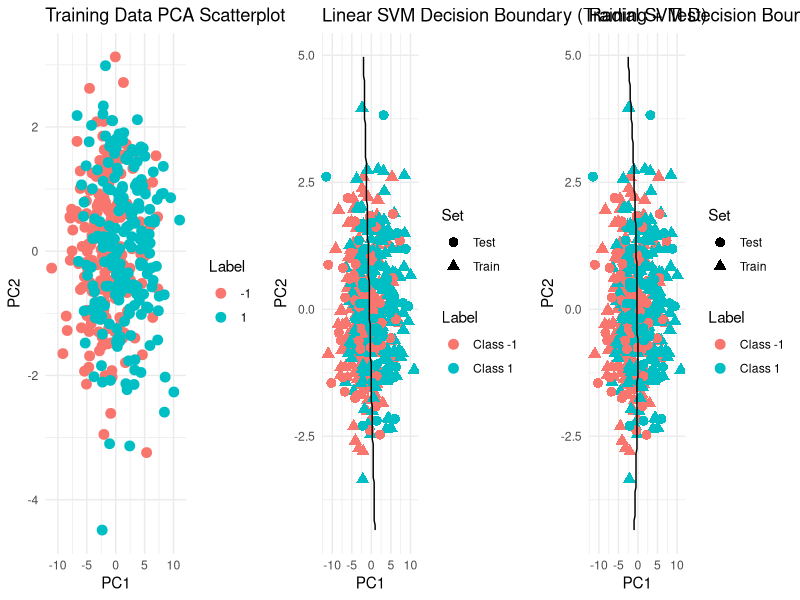

This figure's R source:
set.seed(10111)


library(MASS)
library(e1071)

n_train <- 400    # training observations
n_test  <- 100     # test observations
p <- 50           # number of predictors

rho <- 0.3        # correlation among predictors
shift <- 0.4      # class separation shift
noise_sd <- 0.5
# Covariance matrix for correlated predictors
Sigma <- matrix(rho, p, p)
diag(Sigma) <- 1

# Generate TRAINING SET

x_train <- mvrnorm(n = n_train, mu = rep(0, p), Sigma = Sigma)
y_train <- rep(c(-1, 1), each = n_train/2)

x_train[y_train == 1, ] <- x_train[y_train == 1, ] + shift
x_train <- x_train + matrix(rnorm(n_train * p, sd = noise_sd), n_train, p)

colnames(x_train) <- paste0("X", 1:p)
train_dat <- data.frame(x_train, y = as.factor(y_train))

#TEST SET

x_test <- mvrnorm(n = n_test, mu = rep(0, p), Sigma = Sigma)
y_test <- rep(c(-1, 1), each = n_test/2)

x_test[y_test == 1, ] <- x_test[y_test == 1, ] + shift
x_test <- x_test + matrix(rnorm(n_test * p, sd = noise_sd), n_test, p)

colnames(x_test) <- paste0("X", 1:p)
test_dat <- data.frame(x_test, y = as.factor(y_test))


# Fit SVM models on TRAINING data

svm_linear <- svm(y ~ ., data = train_dat, kernel = "linear", cost = 1, scale = FALSE)
svm_radial <- svm(y ~ ., data = train_dat, kernel = "radial", cost = 100, scale = FALSE)

# Confusion Matrix function

confusion2x2 <- function(pred, actual, positive = "1") {
  pred   <- as.character(pred)
  actual <- as.character(actual)
  
  TP <- sum(pred == positive & actual == positive)
  TN <- sum(pred != positive & actual != positive)
  FP <- sum(pred == positive & actual != positive)
  FN <- sum(pred != positive & actual == positive)
  
  matrix(c(TP, FN,
           FP, TN),
         nrow = 2, byrow = TRUE,
         dimnames = list(
           Predicted = c("Positive", "Negative"),
           Actual    = c("Positive", "Negative")
         ))
}


# Confusion Matrices: TRAINING DATA

pred_linear_train <- predict(svm_linear, train_dat)
pred_radial_train <- predict(svm_radial, train_dat)

confusion_linear_train <- confusion2x2(pred_linear_train, train_dat$y)
confusion_radial_train <- confusion2x2(pred_radial_train, train_dat$y)

confusion_linear_train
confusion_radial_train


# Confusion Matrices: TEST DATA

pred_linear_test <- predict(svm_linear, test_dat)
pred_radial_test <- predict(svm_radial, test_dat)

confusion_linear_test <- confusion2x2(pred_linear_test, test_dat$y)
confusion_radial_test <- confusion2x2(pred_radial_test, test_dat$y)

confusion_linear_test
confusion_radial_test

# Function to compute error rate from a 2×2 confusion matrix
error_rate <- function(cm) {
  TP <- cm[1, 1]
  FN <- cm[1, 2]
  FP <- cm[2, 1]
  TN <- cm[2, 2]
  (FP + FN) / (TP + TN + FP + FN)
}

# ---- Misclassification error rates ----

err_linear_train  <- error_rate(confusion_linear_train)
err_radial_train  <- error_rate(confusion_radial_train)
err_linear_test   <- error_rate(confusion_linear_test)
err_radial_test   <- error_rate(confusion_radial_test)

# Print them
err_linear_train
err_radial_train
err_linear_test
err_radial_test


library(ggplot2)
library(gridExtra)
library(e1071)


# PCA on training data

pca_train <- prcomp(train_dat[, -which(names(train_dat)=="y")], 
                    center = TRUE, scale. = TRUE)
pca_train_scores <- data.frame(PC1 = pca_train$x[,1], 
                               PC2 = pca_train$x[,2],
                               Label = train_dat$y)

# training scatterplots
plot_train <- ggplot(pca_train_scores, aes(x = PC1, y = PC2, color = Label)) +
  geom_point(size=3) +
  labs(title = "Training Data PCA Scatterplot") +
  theme_minimal()


# PCA on combined training + testing data

combined_data <- rbind(train_dat[, -which(names(train_dat)=="y")],
                       test_dat[, -which(names(test_dat)=="y")])
combined_labels <- factor(c(train_dat$y, test_dat$y),
                          labels = c("Class -1", "Class 1"))
combined_set <- c(rep("Train", n_train), rep("Test", n_test))

pca_combined <- prcomp(combined_data, center = TRUE, scale. = TRUE)
pca_combined_scores <- data.frame(PC1 = pca_combined$x[,1],
                                  PC2 = pca_combined$x[,2],
                                  Label = combined_labels,
                                  Set = combined_set)


# Decision boundary grid (project back to original space)

xrange <- seq(min(pca_combined_scores$PC1)-1, max(pca_combined_scores$PC1)+1, length=100)
yrange <- seq(min(pca_combined_scores$PC2)-1, max(pca_combined_scores$PC2)+1, length=100)
grid <- expand.grid(PC1 = xrange, PC2 = yrange)

# Back-project to original 50D space
grid_original <- as.matrix(grid) %*% t(pca_combined$rotation[,1:2])
grid_original <- scale(grid_original, center = -pca_combined$center, scale = FALSE)
grid_original <- scale(grid_original, center = FALSE, scale = 1/pca_combined$scale)

# Predictions for the grid
pred_linear_grid <- predict(svm_linear, as.data.frame(grid_original))
pred_radial_grid <- predict(svm_radial, as.data.frame(grid_original))

grid$Linear <- pred_linear_grid
grid$Radial <- pred_radial_grid


# Combined scatterplot + Linear SVM boundary

plot_linear <- ggplot() +
  geom_point(data = pca_combined_scores, aes(x = PC1, y = PC2, color = Label, shape = Set), size=3) +
  geom_contour(data = grid, aes(x = PC1, y = PC2, z = as.numeric(Linear)), breaks = c(1.5), color = "black") +
  labs(title = "Linear SVM Decision Boundary (Training + Test)") +
  theme_minimal()


# Combined scatterplot + Radial SVM boundary

plot_radial <- ggplot() +
  geom_point(data = pca_combined_scores, aes(x = PC1, y = PC2, color = Label, shape = Set), size=3) +
  geom_contour(data = grid, aes(x = PC1, y = PC2, z = as.numeric(Radial)), breaks = c(1.5), color = "black") +
  labs(title = "Radial SVM Decision Boundary (Training + Test)") +
  theme_minimal()


# Show all plots together

grid.arrange(plot_train, plot_linear, plot_radial, nrow=1)
